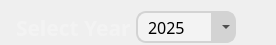
               <widget class="QFrame" name="analyticsYearHorizontalFrame">
                <property name="minimumSize">
                 <size>
                  <width>0</width>
                  <height>45</height>
                 </size>
                </property>
                <property name="maximumSize">
                 <size>
                  <width>16777215</width>
                  <height>45</height>
                 </size>
                </property>
                <layout class="QHBoxLayout" name="horizontalLayout_12">
                 <property name="spacing">
                  <number>5</number>
                 </property>
                 <property name="leftMargin">
                  <number>16</number>
                 </property>
                 <property name="topMargin">
                  <number>10</number>
                 </property>
                 <property name="rightMargin">
                  <number>0</number>
                 </property>
                 <property name="bottomMargin">
                  <number>0</number>
                 </property>
                 <item>
                  <widget class="QLabel" name="analyticsYearSelectionLabel">
                   <property name="minimumSize">
                    <size>
                     <width>115</width>
                     <height>35</height>
                    </size>
                   </property>
                   <property name="maximumSize">
                    <size>
                     <width>115</width>
                     <height>16777215</height>
                    </size>
                   </property>
                   <property name="font">
                    <font>
                     <family>Cairo</family>
                     <pointsize>-1</pointsize>
                     <bold>true</bold>
                    </font>
                   </property>
                   <property name="styleSheet">
                    <string notr="true">#analyticsYearSelectionLabel {
	background-color: transparent;
	color: #f3f3f3;
    font-size: 21px;
    font-family: Cairo;
    font-weight: bold;
}</string>
                   </property>
                   <property name="text">
                    <string>Select Year:</string>
                   </property>
                   <property name="alignment">
                    <set>Qt::AlignmentFlag::AlignLeading|Qt::AlignmentFlag::AlignLeft|Qt::AlignmentFlag::AlignVCenter</set>
                   </property>
                   <property name="wordWrap">
                    <bool>false</bool>
                   </property>
                  </widget>
                 </item>
                 <item>
                  <widget class="QFrame" name="analyticsYearComboBoxFrame">
                   <property name="minimumSize">
                    <size>
                     <width>100</width>
                     <height>32</height>
                    </size>
                   </property>
                   <property name="maximumSize">
                    <size>
                     <width>100</width>
                     <height>32</height>
                    </size>
                   </property>
                   <property name="font">
                    <font>
                     <family>Cairo</family>
                     <pointsize>12</pointsize>
                    </font>
                   </property>
                   <property name="styleSheet">
                    <string notr="true">#analyticsYearComboBoxFrame {
    background-color: #f3f3f3;
    color: black;
    border: 2px solid lightgray; 
    border-radius: 10px;
    padding-left: 10px;
}</string>
                   </property>
                   <property name="frameShape">
                    <enum>QFrame::Shape::StyledPanel</enum>
                   </property>
                   <property name="frameShadow">
                    <enum>QFrame::Shadow::Raised</enum>
                   </property>
                   <widget class="QFrame" name="analyticsYearComboBoxArrow">
                    <property name="geometry">
                     <rect>
                      <x>75</x>
                      <y>0</y>
                      <width>24</width>
                      <height>32</height>
                     </rect>
                    </property>
                    <property name="minimumSize">
                     <size>
                      <width>24</width>
                      <height>32</height>
                     </size>
                    </property>
                    <property name="maximumSize">
                     <size>
                      <width>22</width>
                      <height>32</height>
                     </size>
                    </property>
                    <property name="font">
                     <font>
                      <family>Cairo</family>
                      <pointsize>12</pointsize>
                     </font>
                    </property>
                    <property name="styleSheet">
                     <string notr="true">#analyticsYearComboBoxArrow {
    background-color: lightgray;
    color: black;
    border-top-right-radius: 10px;
    border-bottom-right-radius: 10px;
    padding-left: 10px;
}</string>
                    </property>
                    <property name="frameShape">
                     <enum>QFrame::Shape::StyledPanel</enum>
                    </property>
                    <property name="frameShadow">
                     <enum>QFrame::Shadow::Raised</enum>
                    </property>
                   </widget>
                   <widget class="QComboBox" name="analyticsYearComboBox">
                    <property name="enabled">
                     <bool>true</bool>
                    </property>
                    <property name="geometry">
                     <rect>
                      <x>0</x>
                      <y>0</y>
                      <width>100</width>
                      <height>32</height>
                     </rect>
                    </property>
                    <property name="minimumSize">
                     <size>
                      <width>100</width>
                      <height>32</height>
                     </size>
                    </property>
                    <property name="maximumSize">
                     <size>
                      <width>100</width>
                      <height>32</height>
                     </size>
                    </property>
                    <property name="font">
                     <font>
                      <family>Cairo</family>
                      <pointsize>-1</pointsize>
                     </font>
                    </property>
                    <property name="cursor">
                     <cursorShape>PointingHandCursor</cursorShape>
                    </property>
                    <property name="toolTip">
                     <string>&lt;html&gt;&lt;head/&gt;&lt;body&gt;&lt;p&gt;Select the year for analytics detection data.&lt;/p&gt;&lt;/body&gt;&lt;/html&gt;</string>
                    </property>
                    <property name="styleSheet">
                     <string notr="true">#analyticsYearComboBox {
    background-color: transparent;
    color: black;
    font-size: 16px;
    font-family: Cairo;
    border: 2px outset transparent;
    border-radius: 10px;
    padding: 4px;
	padding-left: 10px;
}

#analyticsYearComboBox QAbstractItemView {
    background-color:  #f3f3f3;
    selection-background-color: rgb(95, 97, 109);
    color: rgb(0, 0, 0);
    border: 1px solid black;
    padding: 10px;
    padding-left: 5px;
    padding-right: 5px;
}

#analyticsYearComboBox QAbstractItemView::item:hover { 
    background-color: rgba(0, 0, 0, 0.07);
    color: black;
    border-radius: 6px;
    padding-left: 8px;
}

#analyticsYearComboBox QAbstractItemView::item:selected { 
    color: black;
    border: none;
    outline: none;
}

#analyticsYearComboBox QListView{
    outline: 0px;
}</string>
                    </property>
                    <property name="currentIndex">
                     <number>0</number>
                    </property>
                    <item>
                     <property name="text">
                      <string>2025</string>
                     </property>
                    </item>
                    <item>
                     <property name="text">
                      <string>2024</string>
                     </property>
                    </item>
                   </widget>
                  </widget>
                 </item>
                 <item>
                  <spacer name="horizontalSpacer_13">
                   <property name="orientation">
                    <enum>Qt::Orientation::Horizontal</enum>
                   </property>
                   <property name="sizeHint" stdset="0">
                    <size>
                     <width>40</width>
                     <height>20</height>
                    </size>
                   </property>
                  </spacer>
                 </item>
                </layout>
               </widget>
